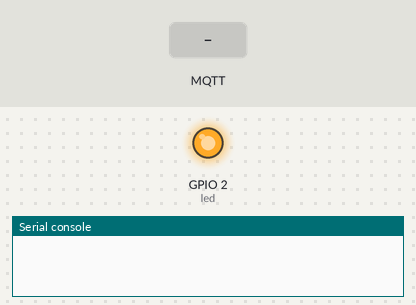
The program below on a simulated ESP8266 board running MicroPython. Parts: output pins drawn as LEDs (lit = HIGH, except the on-board LED, lit = LOW), the last lines printed to the serial console. The test bench sets the inputs (shaded band). No MQTT or app messages arrive unless stated.

Above: at 1.3 s.
1.4 s: MQTT message "off" arrives on the first subscribed topic
At 3.0 s:
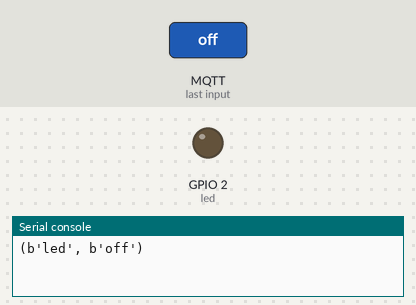
3.6 s: MQTT message "on" arrives on the first subscribed topic
At 4.6 s:
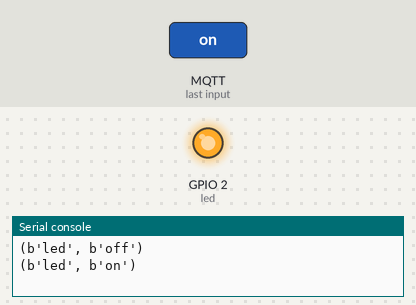
5.6 s: MQTT message "toggle" arrives on the first subscribed topic
At 7.5 s:
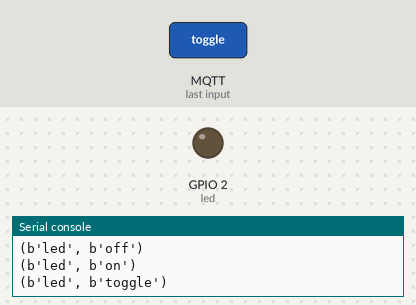
Timing chart, 0 to 9.0 s (numbered marks = the images above; inputs shaded):
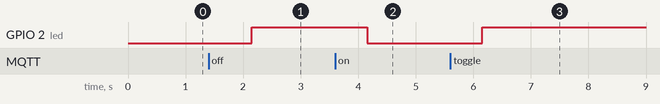

The program:

4.Home_Automation_with_mqtt_hivemq_pub_sub.py
```python
############## IoT & MicroPython ############################
# Author:- Rutvik Mehta
#Title:-   MQTT implementation using HiveMQ
#E-mail:- rutvik.mehta1990@gmail.com
#############################################################

import network         #import network module from firmware


nic = network.WLAN(network.STA_IF)
nic.active(True)
nic.connect('SSID','password')

import machine
import time
from umqtt.simple import MQTTClient

    # Publish test messages e.g. with:
    # mosquitto_pub -t foo_topic -m hello
led = machine.Pin(2, machine.Pin.OUT)
    # Received messages from subscriptions will be delivered to this callback
state = 0                   #initial state as 0

#call back function for subscribe
def sub_cb(topic, msg):
    global state
    print((topic, msg))
    if msg == b"on":
        led.value(0)
        state = 1

        c.publish(b"ACK", b"LED is ON")
        #c.disconnect()

    elif msg == b"off":
        led.value(1)
        state = 0

        c.publish(b"ACK", b"LED is off")
        #c.disconnect()
    elif msg == b"toggle":
            # LED is inversed, so setting it to current state
            # value will make it toggle
        led.value(state)
        state = 1 - state
        c.publish(b"ACK", b"LED is toggling")


c = MQTTClient("umqtt_client", "broker.hivemq.com") #provide "broker.hivemq.com" for IoT instead of IP address
c.set_callback(sub_cb)                          #calling call back function
c.connect()
c.subscribe(b"led")                             #subscribe topic as led


while True:

                # Non-blocking wait for message
  c.check_msg()
                # Then need to sleep to avoid 100% CPU usage (in a real
                # app other useful actions would be performed instead)
  time.sleep(1)
c.disconnect()
```

Measured:
- after the input at 1.4 s, GPIO 2 (led): LOW → HIGH after 0.75 s
- after the input at 3.6 s, GPIO 2 (led): HIGH → LOW after 0.55 s
- after the input at 5.6 s, GPIO 2 (led): LOW → HIGH after 0.56 s
